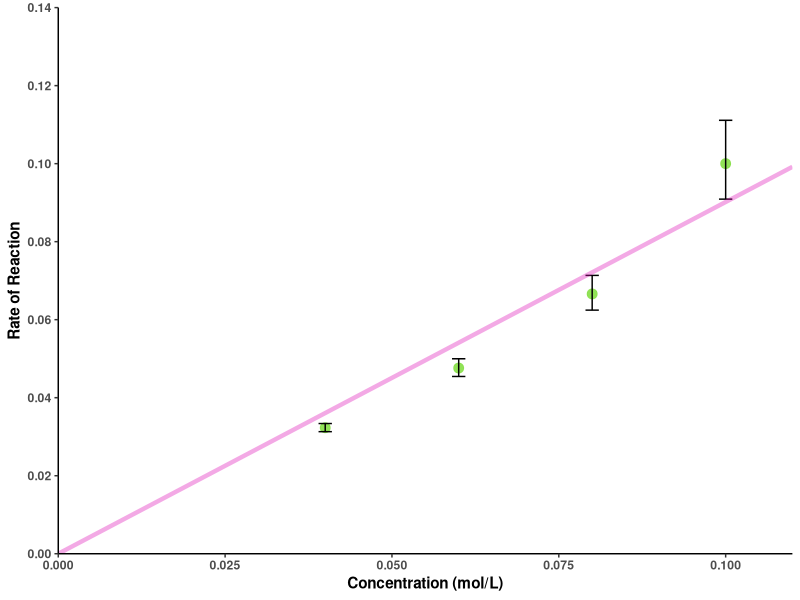

R code for this plot:
library("ggplot2")

df <- read.csv("./concen.csv")

table(df)

# changing column names
colnames(df)[colnames(df) == "Time"] <- "rate"
colnames(df)[colnames(df) == "Concen"] <- "concen"

# generate error bars for the experimental results
df$er <- 1 
df$upper_rate <- 1/((1/df$rate) + df$er)
df$lower_rate <- 1/((1/df$rate) - df$er)

# setting errorbar size
errorbar_size <- 0.001


# use the rate of raction model to create a predicted rate curve
set.seed(123)
model<- lm(rate ~ concen + 0, data = df)
pred_df <- data.frame(concen = seq(0,0.11, length.out = 1000))
pred_df$rate <- predict(model, pred_df)



# plotting
ggplot(df, aes(x = concen, y = rate, group=1))+
  geom_point(size = 3, color = "#8be04e", alpha = 0.95)+
  geom_segment(mapping = aes(x = concen, xend = concen, y = lower_rate, yend = upper_rate)) +
  geom_segment(mapping = aes(x = concen + errorbar_size, xend = concen - errorbar_size, y = lower_rate, yend = lower_rate)) +
  geom_segment(mapping = aes(x = concen + errorbar_size, xend = concen - errorbar_size, y = upper_rate, yend = upper_rate)) +
  geom_line(data = pred_df, color = "#dc0ab4", linewidth = 1.5, alpha = 0.35)+
  theme_classic()+
  labs(x = "Concentration (mol/L)", y = "Rate of Reaction")+
  scale_x_continuous(expand = c(0,0)) +
  scale_y_continuous(limits = c(0,0.14), breaks = seq(0,0.15,0.02), expand = c(0,0)) +
  theme(text = element_text(face = "bold"))



